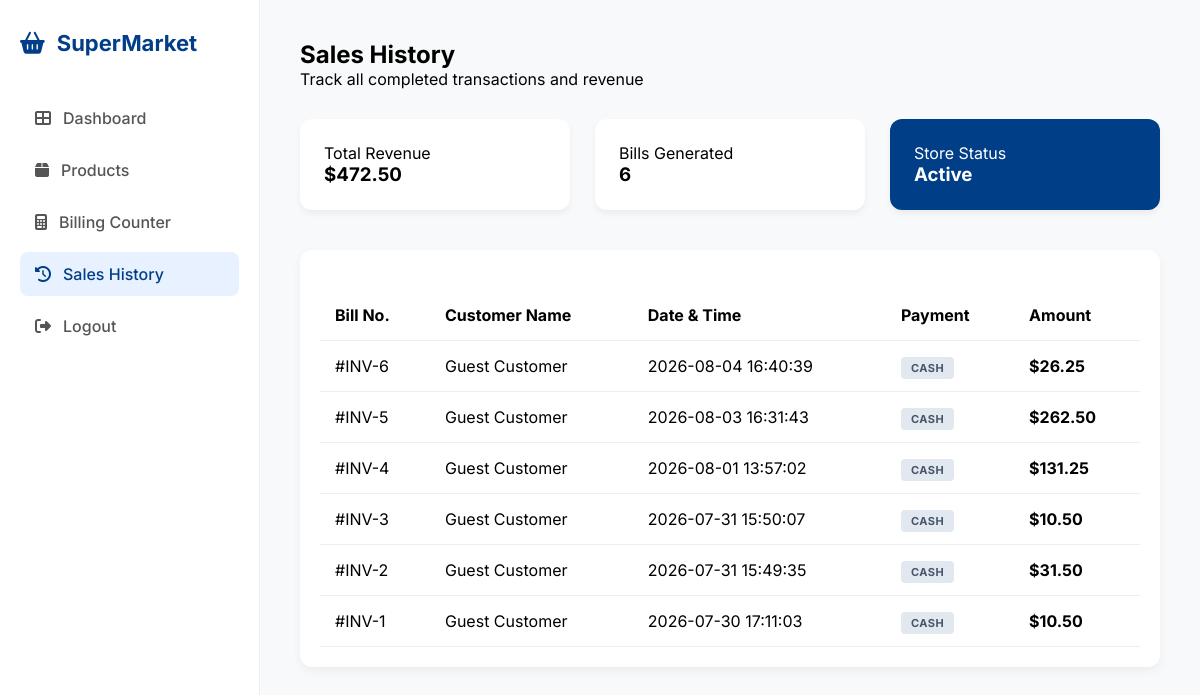
The page /history (signed in) on the database its author committed.
### tables this page shows
CREATE TABLE sales (
            id INTEGER PRIMARY KEY AUTOINCREMENT,
            customer_name TEXT,
            total_amount REAL,
            date_time DATETIME DEFAULT CURRENT_TIMESTAMP
        );

### app.py (the view)
@app.route('/history')
def history():
    if 'user' not in session:
        return redirect(url_for('login'))
    conn = get_db_connection()
    all_sales = conn.execute('SELECT * FROM sales ORDER BY id DESC').fetchall()
    total_revenue = 0
    for sale in all_sales:
        total_revenue += sale['total_amount']
    bill_count = len(all_sales)
    conn.close()
    return render_template('history.html', sales=all_sales, total=total_revenue, count=bill_count)

### app.py (called while the page is built)
def get_db_connection():
    conn = sqlite3.connect('supermarket.db')
    conn.row_factory = sqlite3.Row
    return conn

### templates/history.html (shortened to what this page needs)
<!DOCTYPE html>
<html lang="en">
<head>
    <link rel="stylesheet" href="https://cdnjs.cloudflare.com/ajax/libs/font-awesome/6.4.0/css/all.min.css">
    <link rel="stylesheet" href="{{ url_for('static', filename='style.css') }}">
</head>
<body class="dashboard-page">
    <div class="dashboard-wrapper">
        <aside class="sidebar">
            <div class="sidebar-brand">
                <i class="fas fa-shopping-basket"></i>
                <span>SuperMarket</span>
            </div>
            <nav class="nav-links">
                <a href="/dashboard" class="nav-item"><i class="fas fa-th-large"></i> Dashboard</a>
                <a href="/products" class="nav-item"><i class="fas fa-box"></i> Products</a>
                <a href="/billing" class="nav-item"><i class="fas fa-calculator"></i> Billing Counter</a>
                <a href="/history" class="nav-item active"><i class="fas fa-history"></i> Sales History</a>
            </nav>
            <div class="sidebar-footer">
                <a href="/logout" class="nav-item"><i class="fas fa-sign-out-alt"></i> Logout</a>
            </div>
        </aside>
        <main class="main-content">
            <header class="top-header">
                <div class="header-info">
                    <h2>Sales History</h2>
                    <p>Track all completed transactions and revenue</p>
                </div>
            </header>
            <div class="stats-grid">
                <div class="stat-card">
                    <p>Total Revenue</p>
                    <h3>${{ "%.2f"|format(total) }}</h3>
                </div>
                <div class="stat-card">
                    <p>Bills Generated</p>
                    <h3>{{ count }}</h3>
                </div>
                <div class="stat-card blue-card">
                    <p>Store Status</p>
                    <h3>Active</h3>
                </div>
            </div>
            <div class="history-table-card">
                <table class="data-table">
                    <thead>
                        <tr>
                            <th>Bill No.</th>
                            <th>Customer Name</th>
                            <th>Date & Time</th>
                            <th>Payment</th>
                            <th>Amount</th>
                        </tr>
                    </thead>
                    <tbody>
                        {% for sale in sales %}
                        <tr>
                            <td>#INV-{{ sale['id'] }}</td>
                            <td>{{ sale['customer_name'] }}</td>
                            <td>{{ sale['date_time'] }}</td>
                            <td><span class="pay-badge cash">CASH</span></td>
                            <td><strong>${{ "%.2f"|format(sale['total_amount']) }}</strong></td>
                        </tr>
                        {% endfor %}
                    </tbody>
                </table>
            </div>
        </main>
    </div>
</body>
</html>

### static/style.css (style rules this page uses)
:root { --primary: #003f87; --bg: #fbf9f8; --white: #ffffff; --text: #1b1c1c; --text-muted: #64748b; --border: #e2e8f0; }
* { margin: 0; padding: 0; box-sizing: border-box; font-family: 'Inter', sans-serif; }
.dashboard-wrapper { display: flex; min-height: 100vh; background-color: #f8f9fa; }
.sidebar { width: 260px; background: white; border-right: 1px solid #eee; display: flex; flex-direction: column; padding: 30px 20px; }
.sidebar-brand { display: flex; align-items: center; gap: 12px; font-size: 22px; font-weight: 700; color: #003f87; margin-bottom: 40px; }
.nav-item { display: flex; align-items: center; gap: 12px; padding: 12px 15px; color: #555; text-decoration: none; margin-bottom: 8px; border-radius: 8px; font-weight: 500; }
.nav-item.active { background: #e7f1ff; color: #003f87; }
.main-content { flex: 1; padding: 40px; }
.top-header { display: flex; justify-content: space-between; align-items: center; margin-bottom: 30px; }
.stats-grid { display: grid; grid-template-columns: repeat(3, 1fr); gap: 25px; margin-bottom: 40px; }
.stat-card { background: white; padding: 24px; border-radius: 12px; box-shadow: 0 4px 6px rgba(0,0,0,0.05); }
.blue-card { background: #003f87; color: white; }
.data-table { width: 100%; border-collapse: collapse; margin-top: 20px; }
.data-table th, .data-table td { padding: 15px; text-align: left; border-bottom: 1px solid #eee; }
.history-table-card { background: white; padding: 20px; border-radius: 12px; box-shadow: 0 4px 10px rgba(0,0,0,0.05); margin-top: 20px; }
.pay-badge { padding: 4px 10px; border-radius: 4px; font-size: 11px; font-weight: 700; letter-spacing: 0.5px; }
.pay-badge.cash { background: #e2e8f0; color: #475569; }

### rows shown on the page
sales: id "6", customer_name "Guest Customer", date_time "2026-08-04 16:40:39", total_amount "26.25"
sales: id "5", customer_name "Guest Customer", date_time "2026-08-03 16:31:43", total_amount "262.50"
sales: id "4", customer_name "Guest Customer", date_time "2026-08-01 13:57:02", total_amount "131.25"
sales: id "3", customer_name "Guest Customer", date_time "2026-07-31 15:50:07", total_amount "10.50"
sales: id "2", customer_name "Guest Customer", date_time "2026-07-31 15:49:35", total_amount "31.50"
sales: id "1", customer_name "Guest Customer", date_time "2026-07-30 17:11:03", total_amount "10.50"

### other values the page prints
{{ "%.2f"|format(total) }} "472.50"
{{ count }} "6"
